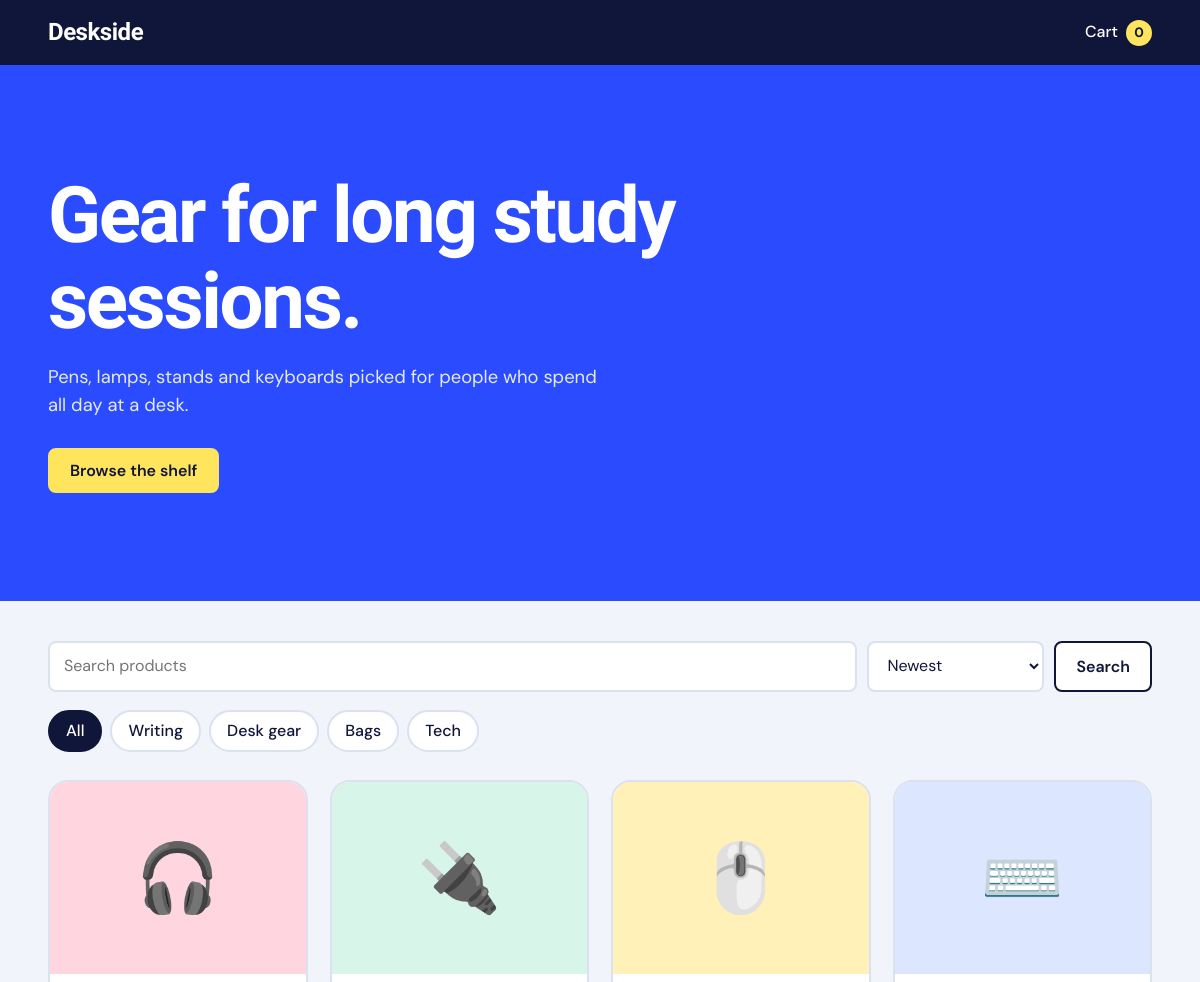
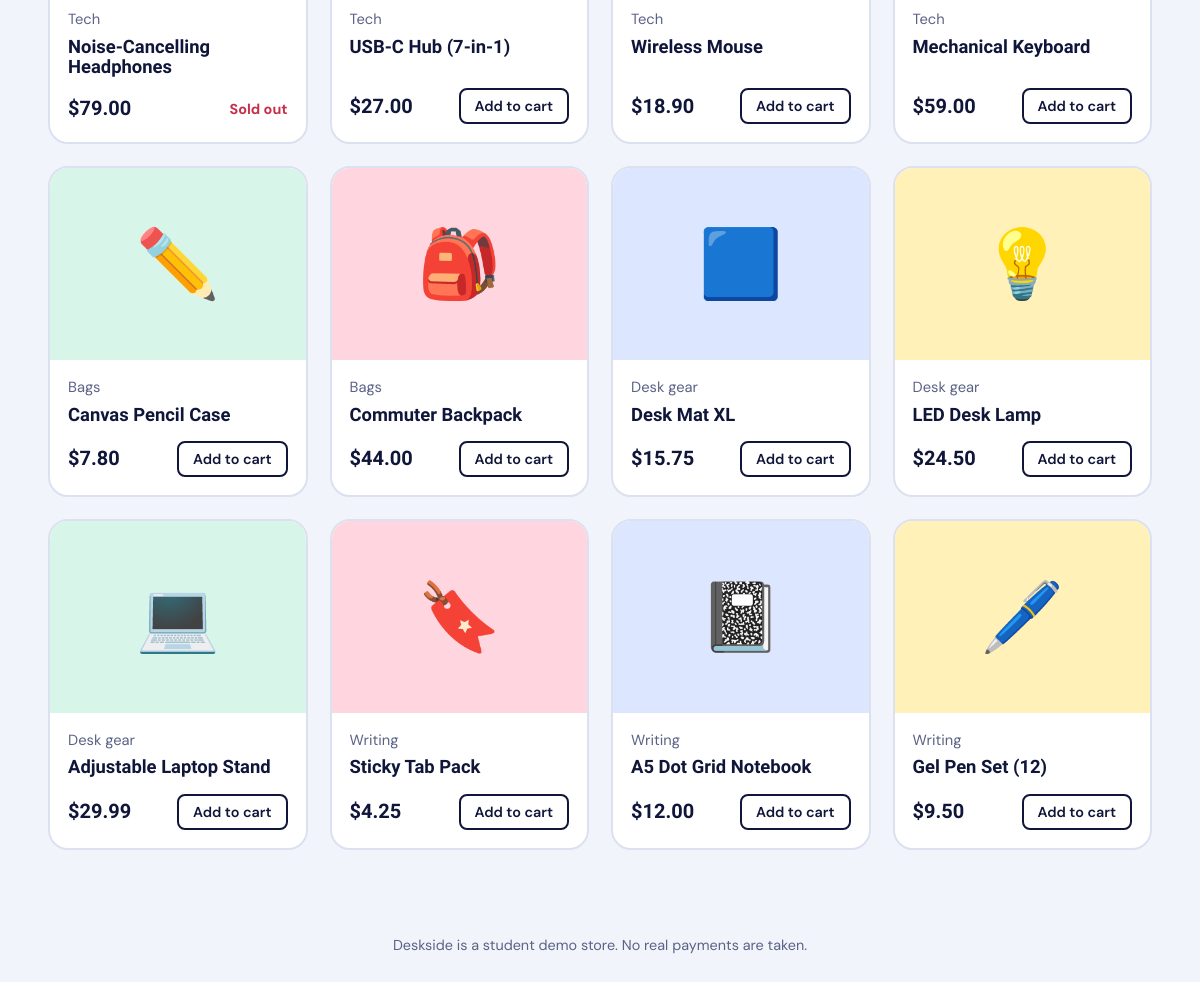
The page / on the database its author committed (2 pictures, top to bottom).
### tables this page shows
CREATE TABLE categories (
  id INT AUTO_INCREMENT PRIMARY KEY,
  name VARCHAR(60) NOT NULL,
  slug VARCHAR(60) NOT NULL UNIQUE
);

CREATE TABLE products (
  id INT AUTO_INCREMENT PRIMARY KEY,
  category_id INT NOT NULL,
  name VARCHAR(120) NOT NULL,
  description TEXT,
  price DECIMAL(10,2) NOT NULL,
  stock INT NOT NULL DEFAULT 0,
  emoji VARCHAR(8) DEFAULT '📦',
  color VARCHAR(7) DEFAULT '#E8ECFF',
  created_at TIMESTAMP DEFAULT CURRENT_TIMESTAMP,
  FOREIGN KEY (category_id) REFERENCES categories(id)
);

### config.php (called while the page is built, shortened)
<?php
function e($s) { return htmlspecialchars((string)$s, ENT_QUOTES, 'UTF-8'); }
function money($n) { return '$' . number_format((float)$n, 2); }
function cart_count() { return array_sum($_SESSION['cart'] ?? []); }

### index.php (the view, shortened to what this page needs)
<?php
require 'includes/header.php';
$cat    = $_GET['cat'] ?? '';
$q      = trim($_GET['q'] ?? '');
$sort   = $_GET['sort'] ?? 'new';
$orders = ['new' => 'p.created_at DESC, p.id DESC', 'low' => 'p.price ASC', 'high' => 'p.price DESC'];
$orderBy = $orders[$sort] ?? $orders['new'];
$sql = "SELECT p.*, c.name AS cat FROM products p JOIN categories c ON c.id = p.category_id WHERE 1=1";
$params = [];
$sql .= " ORDER BY $orderBy";
$st = $pdo->prepare($sql);
$st->execute($params);
$products = $st->fetchAll();
$cats = $pdo->query("SELECT * FROM categories ORDER BY id")->fetchAll();
?>
<section class="hero">
  <h1>Gear for long study sessions.</h1>
  <p>Pens, lamps, stands and keyboards picked for people who spend all day at a desk.</p>
  <a class="btn btn-accent" href="#products">Browse the shelf</a>
</section>
<section id="products" class="shop">
  <form class="toolbar" method="get" action="index.php#products">
    <input type="search" name="q" value="<?= e($q) ?>" placeholder="Search products" aria-label="Search products">
    <select name="sort" aria-label="Sort products" onchange="this.form.submit()">
      <option value="new"  <?= $sort==='new'?'selected':'' ?>>Newest</option>
    </select>
    <button class="btn" type="submit">Search</button>
  </form>
  <nav class="chips" aria-label="Categories">
    <a class="chip <?= $cat===''?'on':'' ?>" href="index.php#products">All</a>
    <?php foreach ($cats as $c): ?>
      <a class="chip <?= $cat===$c['slug']?'on':'' ?>" href="index.php?cat=<?= e($c['slug']) ?>#products"><?= e($c['name']) ?></a>
    <?php endforeach; ?>
  </nav>
  <?php if (!$products): ?>
    <p class="empty">Nothing matches that search. Clear the filters to see every product.</p>
  <?php else: ?>
  <div class="grid">
    <?php foreach ($products as $p): ?>
    <article class="card">
      <a class="thumb" href="product.php?id=<?= (int)$p['id'] ?>" style="background:<?= e($p['color']) ?>">
        <span><?= $p['emoji'] ?></span>
      </a>
      <div class="card-body">
        <p class="muted"><?= e($p['cat']) ?></p>
        <h2><a href="product.php?id=<?= (int)$p['id'] ?>"><?= e($p['name']) ?></a></h2>
        <div class="row">
          <strong class="price"><?= money($p['price']) ?></strong>
          <?php if ($p['stock'] > 0): ?>
            <button class="btn btn-sm add-btn" data-id="<?= (int)$p['id'] ?>">Add to cart</button>
          <?php else: ?>
            <span class="sold">Sold out</span>
          <?php endif; ?>
        </div>
      </div>
    </article>
    <?php endforeach; ?>
  </div>
  <?php endif; ?>
</section>
<?php require 'includes/footer.php'; ?>

### includes/header.php (shortened to what this page needs)
<?php require_once __DIR__ . '/../config.php'; ?>
<!DOCTYPE html>
<html lang="en">
<head>
<link rel="stylesheet" href="assets/style.css">
</head>
<body>
<header class="site-header">
  <a class="logo" href="index.php">Deskside</a>
  <a class="cart-link" href="cart.php" aria-label="Cart">Cart <span id="cart-count" class="badge"><?= cart_count() ?></span></a>
</header>
<main>

### includes/footer.php (shortened to what this page needs)
</main>
<footer class="site-footer">
  <p>Deskside is a student demo store. No real payments are taken.</p>
</footer>
</body>
</html>

### includes/assets/style.css (style rules this page uses)
:root { --ink:#10163A; --muted:#5B6285; --bg:#F1F4FA; --surface:#fff; --cobalt:#2B4BFF; --hi:#FFE45E; --line:#DCE1F0; --danger:#C62F4A; --r-lg:20px; --r-md:12px; --r-sm:8px; --head:'Bricolage Grotesque','Segoe UI',system-ui,sans-serif; --body:'DM Sans','Segoe UI',system-ui,sans-serif; }
* { box-sizing:border-box }
html { scroll-behavior:smooth }
body { margin:0;font-family:var(--body);background:var(--bg);color:var(--ink);line-height:1.55 }
a { color:inherit }
h1,h2 { font-family:var(--head);line-height:1.1;margin:0 }
.site-header { position:sticky;top:0;z-index:10;display:flex;justify-content:space-between;align-items:center; padding:14px clamp(16px,4vw,48px);background:var(--ink);color:#fff }
.logo { font-family:var(--head);font-weight:800;font-size:1.5rem;text-decoration:none;letter-spacing:-.02em }
.cart-link { text-decoration:none;font-weight:500;display:flex;gap:8px;align-items:center }
.badge { background:var(--hi);color:var(--ink);font-weight:700;min-width:26px;height:26px;border-radius:13px; display:inline-grid;place-items:center;font-size:.85rem;padding:0 6px }
.hero { padding:clamp(48px,9vw,110px) clamp(16px,4vw,48px);background:var(--cobalt);color:#fff }
.hero h1 { font-size:clamp(2.2rem,6.5vw,5rem);font-weight:800;max-width:14ch;letter-spacing:-.03em }
.hero p { font-size:1.15rem;max-width:44ch;margin:18px 0 28px;color:#E4E9FF }
.btn { display:inline-block;border:2px solid var(--ink);background:var(--surface);color:var(--ink);font:600 1rem var(--body); padding:10px 20px;border-radius:var(--r-sm);cursor:pointer;text-decoration:none;transition:transform .12s,background .12s }
.btn-accent { background:var(--hi);border-color:var(--hi);color:var(--ink) }
.btn-sm { padding:7px 14px;font-size:.9rem }
.shop,.page { max-width:1200px;margin:0 auto;padding:40px clamp(16px,4vw,48px) }
.toolbar { display:flex;gap:10px;flex-wrap:wrap;margin-bottom:18px }
.toolbar input,.toolbar select,.form input,.form textarea { font:inherit;padding:11px 14px;border:2px solid var(--line); border-radius:var(--r-sm);background:#fff;color:var(--ink) }
.toolbar input { flex:1 1 220px }
.chips { display:flex;gap:8px;flex-wrap:wrap;margin-bottom:28px }
.chip { padding:7px 16px;border-radius:999px;border:2px solid var(--line);background:#fff;text-decoration:none;font-weight:500 }
.chip.on { background:var(--ink);border-color:var(--ink);color:#fff }
.grid { display:grid;gap:22px;grid-template-columns:repeat(auto-fill,minmax(240px,1fr)) }
.card { background:var(--surface);border-radius:var(--r-lg);overflow:hidden;border:2px solid var(--line); display:flex;flex-direction:column;transition:border-color .15s }
.thumb { display:grid;place-items:center;aspect-ratio:4/3;text-decoration:none }
.thumb span { font-size:4.2rem }
.card-body { padding:16px 18px 18px;display:flex;flex-direction:column;gap:6px;flex:1 }
.card h2 { font-size:1.15rem }
.card h2 a { text-decoration:none }
.row { display:flex;justify-content:space-between;align-items:center;gap:12px }
.card .row { margin-top:auto;padding-top:10px }
.price { font-family:var(--head);font-size:1.25rem }
.muted { color:var(--muted);margin:0;font-size:.92rem }
.sold { color:var(--danger);font-weight:700;font-size:.9rem }
.site-footer { text-align:center;padding:30px;color:var(--muted);font-size:.9rem }

### rows shown on the page
categories: name "Writing"
categories: name "Desk gear"
categories: name "Bags"
categories: name "Tech"
products: emoji "🎧", category.name "Tech", name "Noise-Cancelling Headphones", price "$79.00", stock "Sold out"
products: emoji "🔌", category.name "Tech", name "USB-C Hub (7-in-1)", price "$27.00"
products: emoji "🖱️", category.name "Tech", name "Wireless Mouse", price "$18.90"
products: emoji "⌨️", category.name "Tech", name "Mechanical Keyboard", price "$59.00"
products: emoji "✏️", category.name "Bags", name "Canvas Pencil Case", price "$7.80"
products: emoji "🎒", category.name "Bags", name "Commuter Backpack", price "$44.00"
products: emoji "🟦", category.name "Desk gear", name "Desk Mat XL", price "$15.75"
products: emoji "💡", category.name "Desk gear", name "LED Desk Lamp", price "$24.50"
products: emoji "💻", category.name "Desk gear", name "Adjustable Laptop Stand", price "$29.99"
products: emoji "🔖", category.name "Writing", name "Sticky Tab Pack", price "$4.25"
products: emoji "📓", category.name "Writing", name "A5 Dot Grid Notebook", price "$12.00"
products: emoji "🖊️", category.name "Writing", name "Gel Pen Set (12)", price "$9.50"

### other values the page prints
cart_count() "0"
